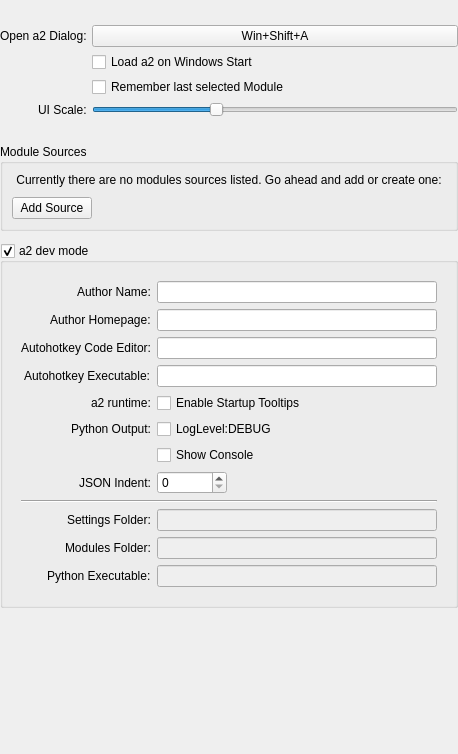
<?xml version="1.0" encoding="UTF-8"?>
<ui version="4.0">
 <class>a2settings</class>
 <widget class="QWidget" name="a2settings">
  <property name="geometry">
   <rect>
    <x>0</x>
    <y>0</y>
    <width>458</width>
    <height>754</height>
   </rect>
  </property>
  <property name="windowTitle">
   <string notr="true">a2settings</string>
  </property>
  <layout class="QVBoxLayout" name="verticalLayout_2">
   <property name="spacing">
    <number>12</number>
   </property>
   <property name="margin">
    <number>0</number>
   </property>
   <item>
    <layout class="QFormLayout" name="formLayout">
     <property name="fieldGrowthPolicy">
      <enum>QFormLayout::AllNonFixedFieldsGrow</enum>
     </property>
     <property name="labelAlignment">
      <set>Qt::AlignRight|Qt::AlignTrailing|Qt::AlignVCenter</set>
     </property>
     <property name="horizontalSpacing">
      <number>5</number>
     </property>
     <property name="verticalSpacing">
      <number>5</number>
     </property>
     <property name="topMargin">
      <number>25</number>
     </property>
     <property name="bottomMargin">
      <number>15</number>
     </property>
     <item row="0" column="0">
      <widget class="QLabel" name="label_3">
       <property name="text">
        <string>Open a2 Dialog:</string>
       </property>
      </widget>
     </item>
     <item row="0" column="1">
      <widget class="A2Hotkey" name="a2hotkey">
       <property name="enabled">
        <bool>true</bool>
       </property>
       <property name="text">
        <string>Win+Shift+A</string>
       </property>
      </widget>
     </item>
     <item row="1" column="1">
      <widget class="QCheckBox" name="load_on_win_start">
       <property name="text">
        <string>Load a2 on Windows Start</string>
       </property>
      </widget>
     </item>
     <item row="2" column="1">
      <widget class="QCheckBox" name="remember_selection">
       <property name="text">
        <string>Remember last selected Module</string>
       </property>
      </widget>
     </item>
     <item row="3" column="1">
      <widget class="A2Slider" name="ui_scale_slider">
       <property name="minimum">
        <number>0</number>
       </property>
       <property name="maximum">
        <number>300</number>
       </property>
       <property name="value">
        <number>100</number>
       </property>
       <property name="orientation">
        <enum>Qt::Horizontal</enum>
       </property>
      </widget>
     </item>
     <item row="3" column="0">
      <widget class="QLabel" name="ui_scale_label">
       <property name="text">
        <string>UI Scale:</string>
       </property>
      </widget>
     </item>
    </layout>
   </item>
   <item>
    <widget class="QGroupBox" name="groupBox">
     <property name="title">
      <string>Module Sources</string>
     </property>
     <layout class="QVBoxLayout" name="mod_source_box_layout">
      <property name="spacing">
       <number>10</number>
      </property>
      <item>
       <layout class="QVBoxLayout" name="mod_source_layout">
        <property name="spacing">
         <number>2</number>
        </property>
       </layout>
      </item>
      <item>
       <widget class="QLabel" name="no_sources_msg">
        <property name="text">
         <string>Currently there are no modules sources listed. Go ahead and add or create one:</string>
        </property>
        <property name="alignment">
         <set>Qt::AlignCenter</set>
        </property>
        <property name="wordWrap">
         <bool>true</bool>
        </property>
       </widget>
      </item>
      <item>
       <layout class="QHBoxLayout" name="horizontalLayout" stretch="0,0">
        <property name="topMargin">
         <number>0</number>
        </property>
        <item>
         <widget class="QPushButton" name="a2add_button">
          <property name="text">
           <string>Add Source</string>
          </property>
         </widget>
        </item>
        <item>
         <spacer name="horizontalSpacer">
          <property name="orientation">
           <enum>Qt::Horizontal</enum>
          </property>
          <property name="sizeHint" stdset="0">
           <size>
            <width>40</width>
            <height>20</height>
           </size>
          </property>
         </spacer>
        </item>
       </layout>
      </item>
     </layout>
    </widget>
   </item>
   <item>
    <widget class="QGroupBox" name="dev_box">
     <property name="title">
      <string>a2 dev mode</string>
     </property>
     <property name="checkable">
      <bool>true</bool>
     </property>
     <layout class="QVBoxLayout" name="verticalLayout_3">
      <item>
       <widget class="QWidget" name="dev_widget" native="true">
        <layout class="QFormLayout" name="formLayout_2">
         <property name="fieldGrowthPolicy">
          <enum>QFormLayout::AllNonFixedFieldsGrow</enum>
         </property>
         <property name="labelAlignment">
          <set>Qt::AlignRight|Qt::AlignTrailing|Qt::AlignVCenter</set>
         </property>
         <item row="0" column="0">
          <widget class="QLabel" name="label_4">
           <property name="text">
            <string>Author Name:</string>
           </property>
          </widget>
         </item>
         <item row="0" column="1">
          <widget class="QLineEdit" name="author_name"/>
         </item>
         <item row="1" column="0">
          <widget class="QLabel" name="label_6">
           <property name="text">
            <string>Author Homepage:</string>
           </property>
          </widget>
         </item>
         <item row="1" column="1">
          <widget class="QLineEdit" name="author_url"/>
         </item>
         <item row="11" column="0" colspan="2">
          <widget class="Line" name="line">
           <property name="sizePolicy">
            <sizepolicy hsizetype="Minimum" vsizetype="Fixed">
             <horstretch>0</horstretch>
             <verstretch>0</verstretch>
            </sizepolicy>
           </property>
           <property name="minimumSize">
            <size>
             <width>100</width>
             <height>0</height>
            </size>
           </property>
           <property name="orientation">
            <enum>Qt::Horizontal</enum>
           </property>
          </widget>
         </item>
         <item row="12" column="0">
          <widget class="QLabel" name="label_2">
           <property name="text">
            <string>Settings Folder:</string>
           </property>
          </widget>
         </item>
         <item row="12" column="1">
          <widget class="QLineEdit" name="settings_folder">
           <property name="enabled">
            <bool>false</bool>
           </property>
          </widget>
         </item>
         <item row="13" column="0">
          <widget class="QLabel" name="label_7">
           <property name="text">
            <string>Modules Folder:</string>
           </property>
          </widget>
         </item>
         <item row="13" column="1">
          <widget class="QLineEdit" name="module_folder">
           <property name="enabled">
            <bool>false</bool>
           </property>
          </widget>
         </item>
         <item row="14" column="0">
          <widget class="QLabel" name="label_10">
           <property name="text">
            <string>Python Executable:</string>
           </property>
          </widget>
         </item>
         <item row="14" column="1">
          <widget class="QLineEdit" name="python_executable">
           <property name="enabled">
            <bool>false</bool>
           </property>
          </widget>
         </item>
         <item row="2" column="0">
          <widget class="QLabel" name="label_5">
           <property name="text">
            <string>Autohotkey Code Editor:</string>
           </property>
          </widget>
         </item>
         <item row="2" column="1">
          <widget class="PathField" name="code_editor"/>
         </item>
         <item row="3" column="0">
          <widget class="QLabel" name="label_8">
           <property name="text">
            <string>Autohotkey Executable:</string>
           </property>
          </widget>
         </item>
         <item row="3" column="1">
          <widget class="PathField" name="autohotkey"/>
         </item>
         <item row="4" column="0">
          <widget class="QLabel" name="label_12">
           <property name="text">
            <string>a2 runtime:</string>
           </property>
          </widget>
         </item>
         <item row="4" column="1">
          <widget class="QCheckBox" name="startup_tooltips">
           <property name="text">
            <string>Enable Startup Tooltips</string>
           </property>
          </widget>
         </item>
         <item row="5" column="0">
          <widget class="QLabel" name="label_11">
           <property name="text">
            <string>Python Output:</string>
           </property>
          </widget>
         </item>
         <item row="5" column="1">
          <widget class="QCheckBox" name="loglevel_debug">
           <property name="text">
            <string>LogLevel:DEBUG</string>
           </property>
          </widget>
         </item>
         <item row="6" column="1">
          <widget class="QCheckBox" name="show_console">
           <property name="text">
            <string>Show Console</string>
           </property>
          </widget>
         </item>
         <item row="7" column="0">
          <widget class="QLabel" name="label_9">
           <property name="text">
            <string>JSON Indent:</string>
           </property>
          </widget>
         </item>
         <item row="7" column="1">
          <widget class="QSpinBox" name="json_indent">
           <property name="maximumSize">
            <size>
             <width>70</width>
             <height>16777215</height>
            </size>
           </property>
          </widget>
         </item>
        </layout>
       </widget>
      </item>
     </layout>
    </widget>
   </item>
   <item>
    <spacer name="verticalSpacer">
     <property name="orientation">
      <enum>Qt::Vertical</enum>
     </property>
     <property name="sizeHint" stdset="0">
      <size>
       <width>0</width>
       <height>0</height>
      </size>
     </property>
    </spacer>
   </item>
  </layout>
 </widget>
 <customwidgets>
  <customwidget>
   <class>PathField</class>
   <extends>QLineEdit</extends>
   <header>a2ctrl.path_field</header>
  </customwidget>
  <customwidget>
   <class>A2Hotkey</class>
   <extends>QPushButton</extends>
   <header>a2ctrl.hotkey</header>
  </customwidget>
  <customwidget>
   <class>A2Slider</class>
   <extends>QSlider</extends>
   <header>a2ctrl.a2slider</header>
  </customwidget>
 </customwidgets>
 <resources/>
 <connections/>
</ui>
